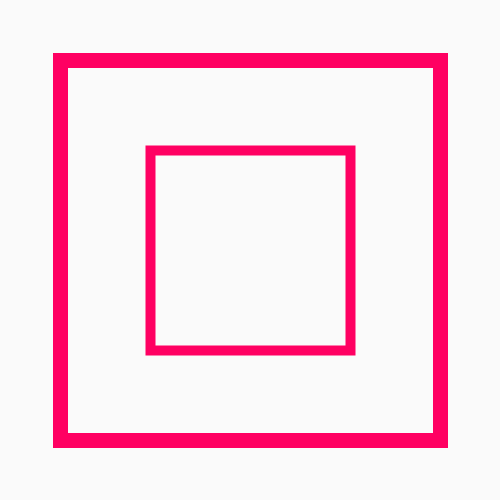
Frame 1 (no input)
Frame 60 (the mouse pressed at the canvas centre just before this capture): identical to frame 1, image omitted
Frame 120 (the mouse held since frame 60 and released just before this capture): identical to frame 1, image omitted

The Processing sketch that drew this single still picture (run headless with seeded random() and noise(); from frame 60 on, the mouse is pressed at the canvas centre):

// Processing sketch: s07e01berni
// ── s07e01berni.pde
//UDD - Expresión Digital II
//s07e01Berni
//keypress funcion

float s1, s2;
color c1, c2;

 //variable fill y stroke
float g1;
color c3;

void setup () {
  size (500, 500);
  
  //valores en stroke
  s1 = 10;
  s2 = 15;
  
  //valores de colores
  c1 = color (6, 252, 252);
  c2 = color (255, 0, 98);
  
  g1 = s2;
  c3 = c2;
 
}

void draw () {
  background (250);
  
  strokeWeight(g1);
  stroke(c3);
  noFill();
  rectMode(CENTER);
  rect (width/2, height/2, 380, 380);
  
  strokeWeight (s1);
  stroke (c2);
  noFill();
  rectMode(CENTER);
  rect (width/2, height/2, 200, 200);
  
}

void keyPressed () {
   if (key == 'a') {
      g1 = s1;
      c3 = c1;
    }  
   if (key == 'b'){
      g1 = s2;
      c3 = c2;
    } 
  } 
  
  
  
  
  
  
